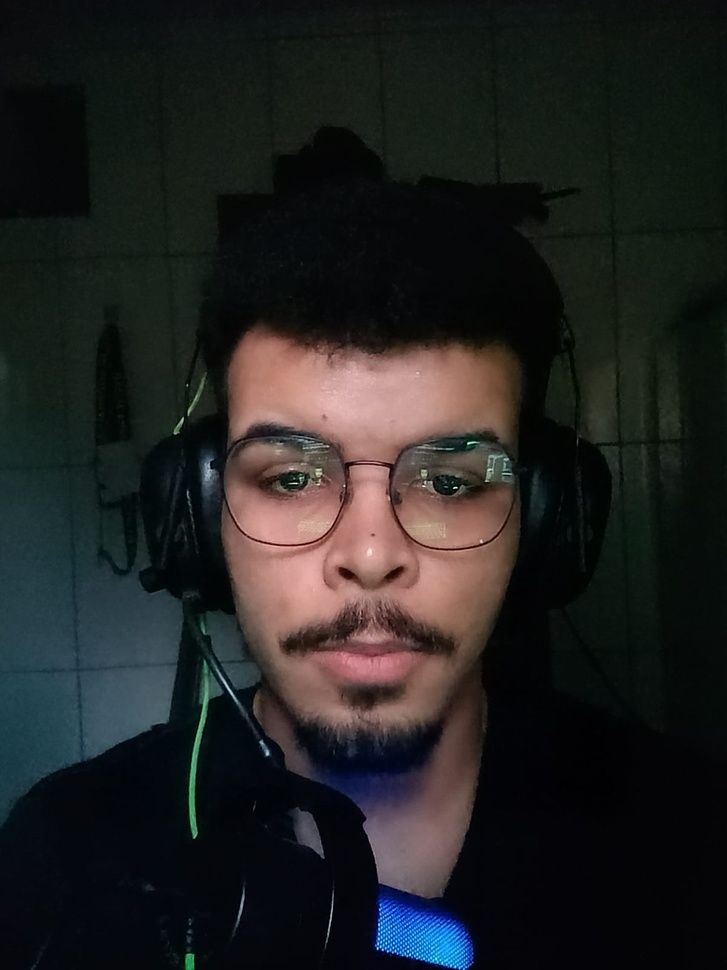
#> input picture data/alisson/IMG-20250726-WA0002.jpg, 727 x 970 px, shrunk from 1200 x 1600 before the run; its folder holds only this picture in this run
$ python recognizer.py
#> lines starting #> are read from the running program, lines starting #| are printed output that depends on the picture
import cv2
import os
import numpy as np


haar_frontal_face_filters = cv2.data.haarcascades + 'haarcascade_frontalface_alt2.xml'
frontal_face_detector = cv2.CascadeClassifier(haar_frontal_face_filters)

recognizer = cv2.face.LBPHFaceRecognizer_create()

faces = []
labels =  []
label_map = {}
label_id = 0

base_directory = "../data"

for people in os.listdir(base_directory):
    people_directory = os.path.join(base_directory, people)
    if not os.path.isdir(people_directory):
        continue

    if people not in label_map:
        label_map[people] = label_id
        label_id += 1

    for img_name in os.listdir(people_directory):
        img_path = os.path.join(people_directory, img_name)
        img_gray_scale = cv2.imread(img_path, cv2.IMREAD_GRAYSCALE)
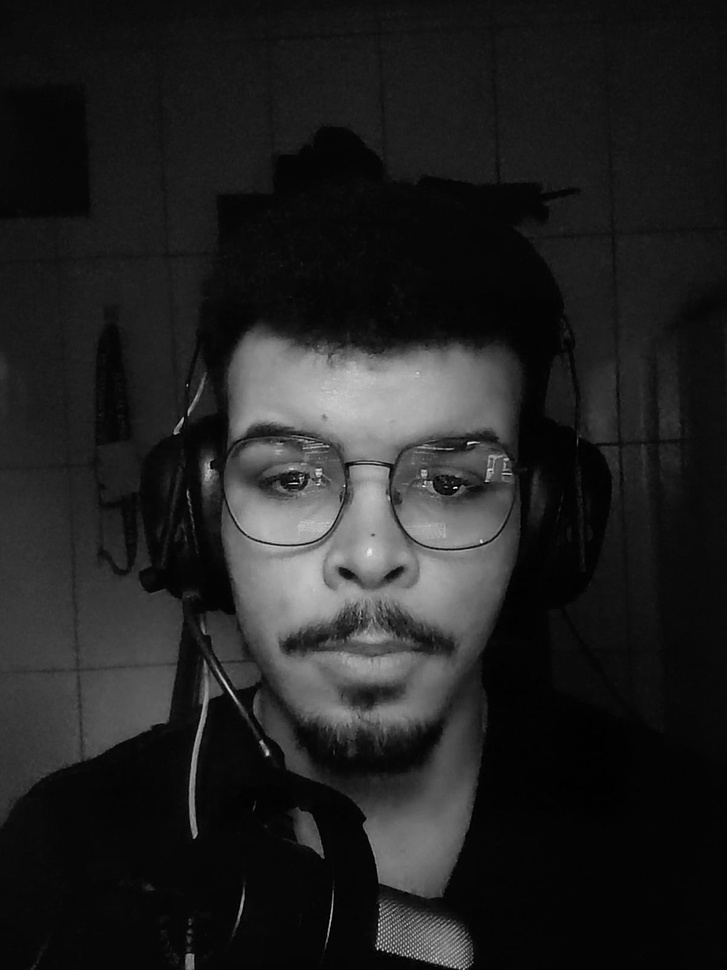
#> img_gray_scale: shape (970, 727); min 0, max 249, mean 33.9

    faces_detection = frontal_face_detector.detectMultiScale(img_gray_scale, scaleFactor=1.1, minNeighbors=5)
#> faces_detection = [[169, 325, 403, 403]]

    for (x, y, w, h) in faces_detection:
        roi = img_gray_scale[y:y+h, x:x+w]
        faces.append(roi)
        labels.append(label_map[people])
#> this loop made 1 pass
#> pass 1, `roi = img_gray_scale[y:y+h, x:x+w]`:
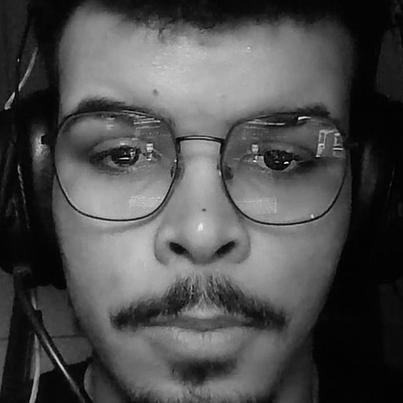
#> roi: shape (403, 403); min 0, max 249, mean 76.8
#> after the loop, faces = 1 item; labels = [0]

recognizer.train(faces, np.array(labels))
recognizer.save("lbph_model.yml")
np.save("labels.npy", label_map)

$ run again, on data/alisson/IMG-20250726-WA0003.jpg
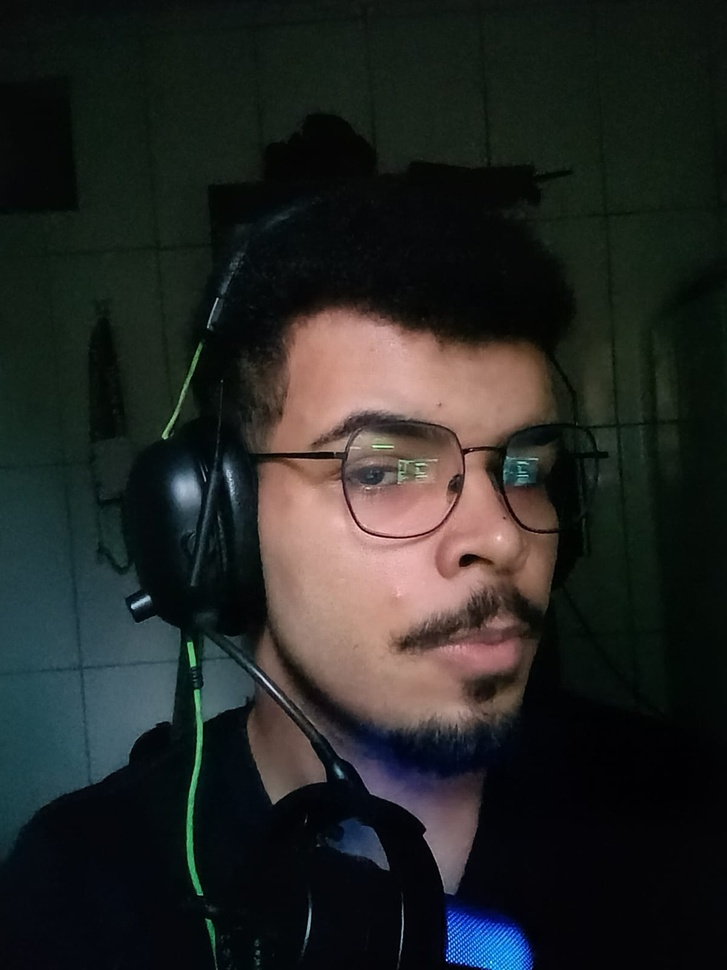
#> input picture data/alisson/IMG-20250726-WA0003.jpg, 727 x 970 px, shrunk from 1200 x 1600 before the run
#> `img_gray_scale = cv2.imread(img_path, cv2.IMREAD_GRAYSCALE)`:
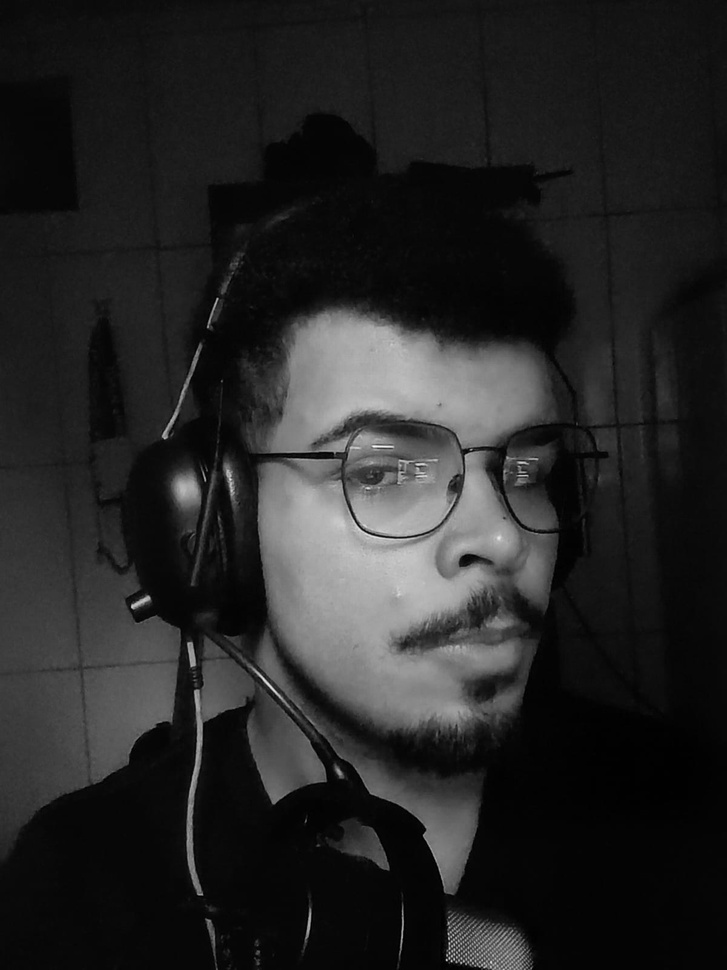
#> img_gray_scale: shape (970, 727); min 0, max 251, mean 37.8
#> faces_detection = [[234, 309, 419, 419]]
#> the loop `for (x, y, w, h) in faces_detection:` made 1 pass
#> pass 1, `roi = img_gray_scale[y:y+h, x:x+w]`:
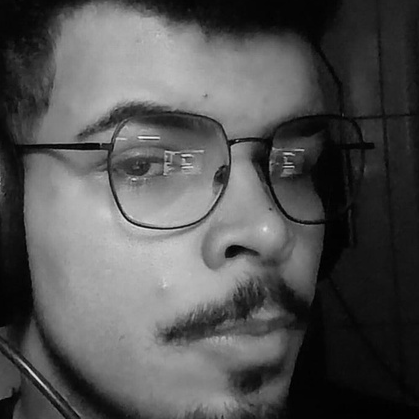
#> roi: shape (419, 419); min 0, max 251, mean 83.2
#> after the loop `for (x, y, w, h) in faces_detection:`: faces = 1 item; labels = [0]
